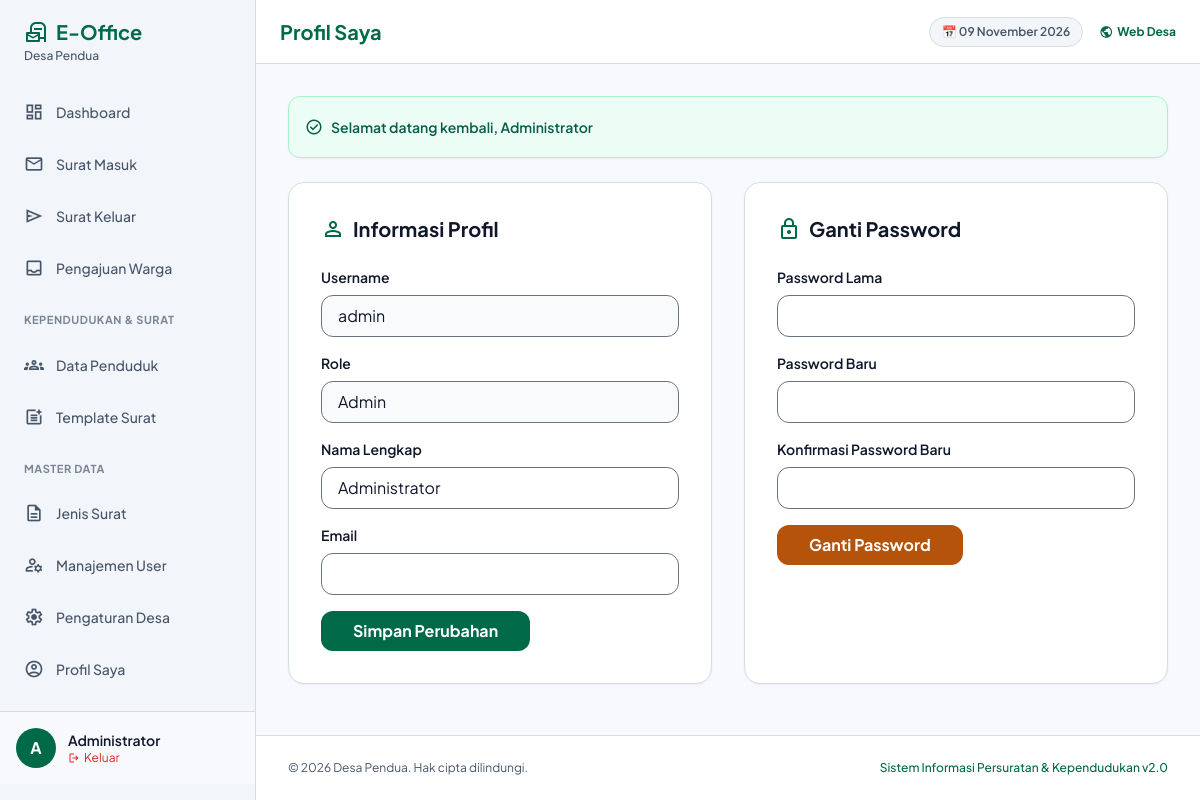
The page /admin/profil.php (signed in) on the database its author committed.
### tables this page shows
CREATE TABLE profil_desa (
    id INT PRIMARY KEY DEFAULT 1,
    nama VARCHAR(100) NOT NULL,
    alamat TEXT,
    telepon VARCHAR(20),
    email VARCHAR(100),
    logo VARCHAR(255),
    nama_kades VARCHAR(100),
    nip_kades VARCHAR(50)
);

CREATE TABLE pengguna (
    id INT AUTO_INCREMENT PRIMARY KEY,
    username VARCHAR(50) NOT NULL UNIQUE,
    password VARCHAR(255) NOT NULL,
    nama_lengkap VARCHAR(100) NOT NULL,
    email VARCHAR(100),
    peran_id INT,
    status ENUM('aktif', 'tidak_aktif') DEFAULT 'aktif',
    dibuat_pada TIMESTAMP DEFAULT CURRENT_TIMESTAMP,
    FOREIGN KEY (peran_id) REFERENCES peran(id)
);

CREATE TABLE peran (
    id INT AUTO_INCREMENT PRIMARY KEY,
    nama VARCHAR(50) NOT NULL
);

### includes/functions.php (called while the page is built, shortened)
<?php
require_once __DIR__ . '/../config/database.php';
function base_url($path = '') {
    $protocol = isset($_SERVER['HTTPS']) && $_SERVER['HTTPS'] === 'on' ? "https" : "http";
    $host = $_SERVER['HTTP_HOST'];
    $base = $protocol . "://" . $host . "/";
    return $base . ltrim($path, '/');
}
function get_flash() {
    if (isset($_SESSION['flash'])) {
        $flash = $_SESSION['flash'];
        return $flash;
    }
    return null;
}
function is_logged_in() {
    return isset($_SESSION['user_id']);
}
function get_village_profile() {
    global $pdo;
    $stmt = $pdo->query("SELECT * FROM profil_desa LIMIT 1");
    return $stmt->fetch();
}
function format_date($date) {
    $months = [
        1 => 'Januari', 'Februari', 'Maret', 'April', 'Mei', 'Juni',
        'Juli', 'Agustus', 'September', 'Oktober', 'November', 'Desember'
    ];
    $timestamp = strtotime($date);
    $d = date('d', $timestamp);
    $m = $months[(int)date('m', $timestamp)];
    $y = date('Y', $timestamp);
    return "$d $m $y";
}
?>

### admin/profil.php (the view, shortened to what this page needs)
<?php
$page_title = "Profil Saya";
require_once __DIR__ . '/../includes/auth.php';
$user_id = $_SESSION['user_id'];
$stmt = $pdo->prepare("SELECT u.*, r.nama as role_name FROM pengguna u JOIN peran r ON u.peran_id = r.id WHERE u.id = ?");
$stmt->execute([$user_id]);
$user = $stmt->fetch();
require_once __DIR__ . '/../includes/header.php';
require_once __DIR__ . '/../includes/sidebar.php';
?>
<div class="grid grid-cols-1 lg:grid-cols-2 gap-8">
    <div class="bg-white rounded-2xl border border-outline-variant p-8 shadow-sm">
        <h3 class="text-xl font-bold mb-6 flex items-center gap-2">
            <span class="material-symbols-outlined text-primary">person</span> Informasi Profil
        </h3>
        <form action="" method="POST" class="space-y-4">
            <div>
                <label class="block text-sm font-semibold mb-2">Username</label>
                <input type="text" value="<?= $user['username'] ?>" disabled class="w-full px-4 py-2 bg-gray-50 border rounded-xl cursor-not-allowed">
            </div>
            <div>
                <label class="block text-sm font-semibold mb-2">Role</label>
                <input type="text" value="<?= $user['role_name'] ?>" disabled class="w-full px-4 py-2 bg-gray-50 border rounded-xl cursor-not-allowed">
            </div>
            <div>
                <label for="full_name" class="block text-sm font-semibold mb-2">Nama Lengkap</label>
                <input type="text" name="full_name" id="full_name" value="<?= $user['nama_lengkap'] ?>" required class="w-full px-4 py-2 border rounded-xl focus:ring-2 focus:ring-primary outline-none">
            </div>
            <div>
                <label for="email" class="block text-sm font-semibold mb-2">Email</label>
                <input type="email" name="email" id="email" value="<?= $user['email'] ?>" class="w-full px-4 py-2 border rounded-xl focus:ring-2 focus:ring-primary outline-none">
            </div>
            <button type="submit" name="update_profile" class="bg-primary text-white px-8 py-2 rounded-xl font-bold hover:bg-primary-container transition-all">Simpan Perubahan</button>
        </form>
    </div>
    <div class="bg-white rounded-2xl border border-outline-variant p-8 shadow-sm">
        <h3 class="text-xl font-bold mb-6 flex items-center gap-2">
            <span class="material-symbols-outlined text-primary">lock</span> Ganti Password
        </h3>
        <form action="" method="POST" class="space-y-4">
            <div>
                <label for="old_password" class="block text-sm font-semibold mb-2">Password Lama</label>
                <input type="password" name="old_password" id="old_password" required class="w-full px-4 py-2 border rounded-xl focus:ring-2 focus:ring-primary outline-none">
            </div>
            <div>
                <label for="new_password" class="block text-sm font-semibold mb-2">Password Baru</label>
                <input type="password" name="new_password" id="new_password" required class="w-full px-4 py-2 border rounded-xl focus:ring-2 focus:ring-primary outline-none">
            </div>
            <div>
                <label for="confirm_password" class="block text-sm font-semibold mb-2">Konfirmasi Password Baru</label>
                <input type="password" name="confirm_password" id="confirm_password" required class="w-full px-4 py-2 border rounded-xl focus:ring-2 focus:ring-primary outline-none">
            </div>
            <button type="submit" name="change_password" class="bg-secondary text-white px-8 py-2 rounded-xl font-bold hover:opacity-90 transition-all">Ganti Password</button>
        </form>
    </div>
</div>
<?php require_once __DIR__ . '/../includes/footer.php'; ?>

### includes/sidebar.php (shortened to what this page needs)
<?php if (is_logged_in()): ?>
<aside id="admin-sidebar" class="h-screen w-64 fixed left-0 top-0 bg-surface-container-low border-r border-outline-variant shadow-lg md:shadow-none flex flex-col py-4 z-40 transform -translate-x-full md:translate-x-0 transition-transform duration-300 ease-in-out">
    <div class="px-6 mb-6 flex items-center justify-between">
        <div>
            <h1 class="text-xl text-primary font-bold flex items-center gap-2">
                <span class="material-symbols-outlined text-2xl">local_post_office</span> E-Office
            </h1>
            <p class="text-xs text-on-surface-variant font-medium"><?= htmlspecialchars(get_village_profile()['nama']) ?></p>
        </div>
    </div>
    <nav class="flex-1 space-y-1 overflow-y-auto px-3">
        <a class="flex items-center gap-3 px-3 py-2.5 rounded-xl font-medium text-sm text-on-surface-variant hover:bg-surface-container-high hover:text-primary transition-all" href="<?= base_url('admin/index.php') ?>">
            <span class="material-symbols-outlined text-xl">dashboard</span>
            Dashboard
        </a>
        <a class="flex items-center gap-3 px-3 py-2.5 rounded-xl font-medium text-sm text-on-surface-variant hover:bg-surface-container-high hover:text-primary transition-all" href="<?= base_url('admin/surat-masuk/index.php') ?>">
            <span class="material-symbols-outlined text-xl">mail</span>
            Surat Masuk
        </a>
        <a class="flex items-center gap-3 px-3 py-2.5 rounded-xl font-medium text-sm text-on-surface-variant hover:bg-surface-container-high hover:text-primary transition-all" href="<?= base_url('admin/surat-keluar/index.php') ?>">
            <span class="material-symbols-outlined text-xl">send</span>
            Surat Keluar
        </a>
        <a class="flex items-center gap-3 px-3 py-2.5 rounded-xl font-medium text-sm text-on-surface-variant hover:bg-surface-container-high hover:text-primary transition-all" href="<?= base_url('admin/pengajuan/index.php') ?>">
            <span class="material-symbols-outlined text-xl">inbox</span>
            Pengajuan Warga
        </a>
        <div class="pt-4 pb-2 px-3 text-[11px] font-bold text-on-surface-variant/70 uppercase tracking-wider">Kependudukan & Surat</div>
        <a class="flex items-center gap-3 px-3 py-2.5 rounded-xl font-medium text-sm text-on-surface-variant hover:bg-surface-container-high hover:text-primary transition-all" href="<?= base_url('admin/penduduk/index.php') ?>">
            <span class="material-symbols-outlined text-xl">groups</span>
            Data Penduduk
        </a>
        <a class="flex items-center gap-3 px-3 py-2.5 rounded-xl font-medium text-sm text-on-surface-variant hover:bg-surface-container-high hover:text-primary transition-all" href="<?= base_url('admin/surat/buat.php') ?>">
            <span class="material-symbols-outlined text-xl">post_add</span>
            Template Surat
        </a>
        <div class="pt-4 pb-2 px-3 text-[11px] font-bold text-on-surface-variant/70 uppercase tracking-wider">Master Data</div>
        <a class="flex items-center gap-3 px-3 py-2.5 rounded-xl font-medium text-sm text-on-surface-variant hover:bg-surface-container-high hover:text-primary transition-all" href="<?= base_url('admin/master/jenis-surat.php') ?>">
            <span class="material-symbols-outlined text-xl">description</span>
            Jenis Surat
        </a>
        <a class="flex items-center gap-3 px-3 py-2.5 rounded-xl font-medium text-sm text-on-surface-variant hover:bg-surface-container-high hover:text-primary transition-all" href="<?= base_url('admin/users/index.php') ?>">
            <span class="material-symbols-outlined text-xl">manage_accounts</span>
            Manajemen User
        </a>
        <a class="flex items-center gap-3 px-3 py-2.5 rounded-xl font-medium text-sm text-on-surface-variant hover:bg-surface-container-high hover:text-primary transition-all" href="<?= base_url('admin/settings/desa.php') ?>">
            <span class="material-symbols-outlined text-xl">settings</span>
            Pengaturan Desa
        </a>
        <a class="flex items-center gap-3 px-3 py-2.5 rounded-xl font-medium text-sm text-on-surface-variant hover:bg-surface-container-high hover:text-primary transition-all" href="<?= base_url('admin/profil.php') ?>">
            <span class="material-symbols-outlined text-xl">account_circle</span>
            Profil Saya
        </a>
    </nav>
    <div class="px-4 py-4 border-t border-outline-variant bg-white/40">
        <div class="flex items-center gap-3">
            <div class="w-10 h-10 rounded-full bg-primary flex items-center justify-center text-white font-bold shrink-0">
                <?= strtoupper(substr($_SESSION['full_name'] ?? 'A', 0, 1)) ?>
            </div>
            <div class="overflow-hidden flex-1">
                <p class="text-sm font-semibold truncate text-on-surface"><?= htmlspecialchars($_SESSION['full_name'] ?? 'User') ?></p>
                <a href="<?= base_url('logout.php') ?>" class="text-xs text-error hover:underline flex items-center gap-1">
                    <span class="material-symbols-outlined text-xs">logout</span> Keluar
                </a>
            </div>
        </div>
    </div>
</aside>
<main class="ml-0 md:ml-64 min-h-screen flex flex-col transition-all">
    <header class="w-full sticky top-0 z-20 bg-white/95 backdrop-blur-md border-b border-outline-variant flex justify-between items-center h-16 px-4 sm:px-6">
        <div class="flex items-center gap-3">
            <h2 class="text-lg sm:text-xl font-bold text-primary truncate"><?= $page_title ?? 'Dashboard' ?></h2>
        </div>
        <div class="flex items-center gap-4">
            <span class="hidden sm:inline-block text-xs font-semibold px-3 py-1.5 rounded-full bg-surface-container-low text-on-surface-variant border border-outline-variant">
                📅 <?= format_date(date('Y-m-d')) ?>
            </span>
            <a href="<?= base_url() ?>" target="_blank" class="text-xs font-bold text-primary hover:underline flex items-center gap-1" title="Lihat Website">
                <span class="material-symbols-outlined text-sm">public</span> Web Desa
            </a>
        </div>
    </header>
    <div class="p-4 sm:p-6 lg:p-8 flex-1">
        <?php $flash = get_flash(); if ($flash): ?>
            <div class="mb-6 p-4 rounded-xl shadow-sm border <?= $flash['type'] === 'success' ? 'bg-emerald-50 text-emerald-800 border-emerald-200' : 'bg-red-50 text-red-800 border-red-200' ?> flex items-center justify-between">
                <div class="flex items-center gap-2">
                    <span class="material-symbols-outlined text-lg"><?= $flash['type'] === 'success' ? 'check_circle' : 'error' ?></span>
                    <span class="text-sm font-semibold"><?= $flash['message'] ?></span>
                </div>
            </div>
        <?php endif; ?>
<?php endif; ?>

### includes/footer.php (shortened to what this page needs)
<?php if (is_logged_in()): ?>
    </div>
    <footer class="mt-auto border-t border-outline-variant bg-white py-4 sm:py-6 px-4 sm:px-8">
        <div class="flex flex-col sm:flex-row justify-between items-center gap-2 text-xs text-on-surface-variant">
            <p>&copy; <?= date('Y') ?> <?= htmlspecialchars(get_village_profile()['nama']) ?>. Hak cipta dilindungi.</p>
            <p class="font-medium text-primary">Sistem Informasi Persuratan & Kependudukan v2.0</p>
        </div>
    </footer>
</main>
<?php endif; ?>
</body>
</html>

### includes/header.php (style rules this page uses)
body { font-family: 'Plus Jakarta Sans', 'Inter', sans-serif; -webkit-tap-highlight-color: transparent; }
.material-symbols-outlined { font-variation-settings: 'FILL' 0, 'wght' 400, 'GRAD' 0, 'opsz' 24; }

### rows shown on the page
profil_desa: nama "Desa Pendua"
pengguna: username "admin", peran.nama "Admin", full_name "Administrator"

### other values the page prints
substr($_SESSION['full_name'] ?? 'A', 0, 1) "A"
$_SESSION['full_name'] "Administrator"
$page_title "Profil Saya"
$flash['message'] "Selamat datang kembali, Administrator"
